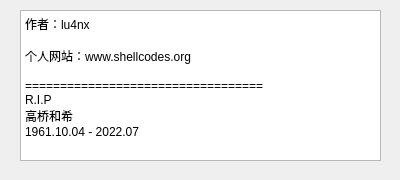
<?xml version="1.0" encoding="UTF-8"?>
<ui version="4.0">
 <class>about</class>
 <widget class="QWidget" name="about">
  <property name="windowModality">
   <enum>Qt::NonModal</enum>
  </property>
  <property name="geometry">
   <rect>
    <x>0</x>
    <y>0</y>
    <width>400</width>
    <height>180</height>
   </rect>
  </property>
  <property name="windowTitle">
   <string>关于</string>
  </property>
  <widget class="QTextBrowser" name="about_content">
   <property name="geometry">
    <rect>
     <x>20</x>
     <y>10</y>
     <width>361</width>
     <height>151</height>
    </rect>
   </property>
   <property name="html">
    <string>&lt;!DOCTYPE HTML PUBLIC &quot;-//W3C//DTD HTML 4.0//EN&quot; &quot;http://www.w3.org/TR/REC-html40/strict.dtd&quot;&gt;
&lt;html&gt;&lt;head&gt;&lt;meta name=&quot;qrichtext&quot; content=&quot;1&quot; /&gt;&lt;style type=&quot;text/css&quot;&gt;
p, li { white-space: pre-wrap; }
&lt;/style&gt;&lt;/head&gt;&lt;body style=&quot; font-family:'Sans Serif'; font-size:9pt; font-weight:400; font-style:normal;&quot;&gt;
&lt;p style=&quot; margin-top:0px; margin-bottom:0px; margin-left:0px; margin-right:0px; -qt-block-indent:0; text-indent:0px;&quot;&gt;&lt;span style=&quot; font-family:'Sans';&quot;&gt;作者：lu4nx&lt;/span&gt;&lt;/p&gt;
&lt;p style=&quot;-qt-paragraph-type:empty; margin-top:0px; margin-bottom:0px; margin-left:0px; margin-right:0px; -qt-block-indent:0; text-indent:0px; font-family:'Sans';&quot;&gt;&lt;br /&gt;&lt;/p&gt;
&lt;p style=&quot; margin-top:0px; margin-bottom:0px; margin-left:0px; margin-right:0px; -qt-block-indent:0; text-indent:0px;&quot;&gt;&lt;span style=&quot; font-family:'Sans';&quot;&gt;个人网站：www.shellcodes.org&lt;/span&gt;&lt;/p&gt;
&lt;p style=&quot;-qt-paragraph-type:empty; margin-top:0px; margin-bottom:0px; margin-left:0px; margin-right:0px; -qt-block-indent:0; text-indent:0px; font-family:'Sans';&quot;&gt;&lt;br /&gt;&lt;/p&gt;
&lt;p style=&quot; margin-top:0px; margin-bottom:0px; margin-left:0px; margin-right:0px; -qt-block-indent:0; text-indent:0px;&quot;&gt;&lt;span style=&quot; font-family:'Sans';&quot;&gt;==================================&lt;/span&gt;&lt;/p&gt;
&lt;p style=&quot; margin-top:0px; margin-bottom:0px; margin-left:0px; margin-right:0px; -qt-block-indent:0; text-indent:0px;&quot;&gt;&lt;span style=&quot; font-family:'Sans';&quot;&gt;R.I.P&lt;/span&gt;&lt;/p&gt;
&lt;p style=&quot; margin-top:0px; margin-bottom:0px; margin-left:0px; margin-right:0px; -qt-block-indent:0; text-indent:0px;&quot;&gt;&lt;span style=&quot; font-family:'Sans';&quot;&gt;高桥和希&lt;/span&gt;&lt;/p&gt;
&lt;p style=&quot; margin-top:0px; margin-bottom:0px; margin-left:0px; margin-right:0px; -qt-block-indent:0; text-indent:0px;&quot;&gt;&lt;span style=&quot; font-family:'Sans';&quot;&gt;1961.10.04 - 2022.07&lt;/span&gt;&lt;/p&gt;&lt;/body&gt;&lt;/html&gt;</string>
   </property>
  </widget>
 </widget>
 <resources/>
 <connections/>
</ui>
